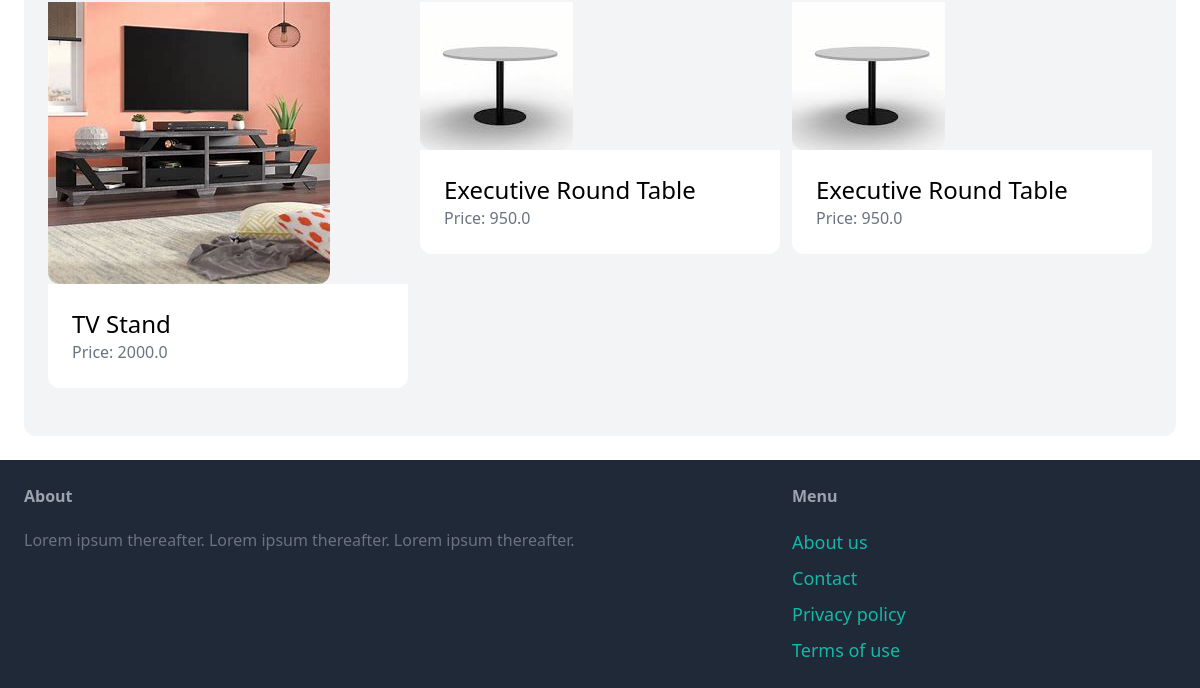
Before: /item/3/ (lower part) with the older database file.
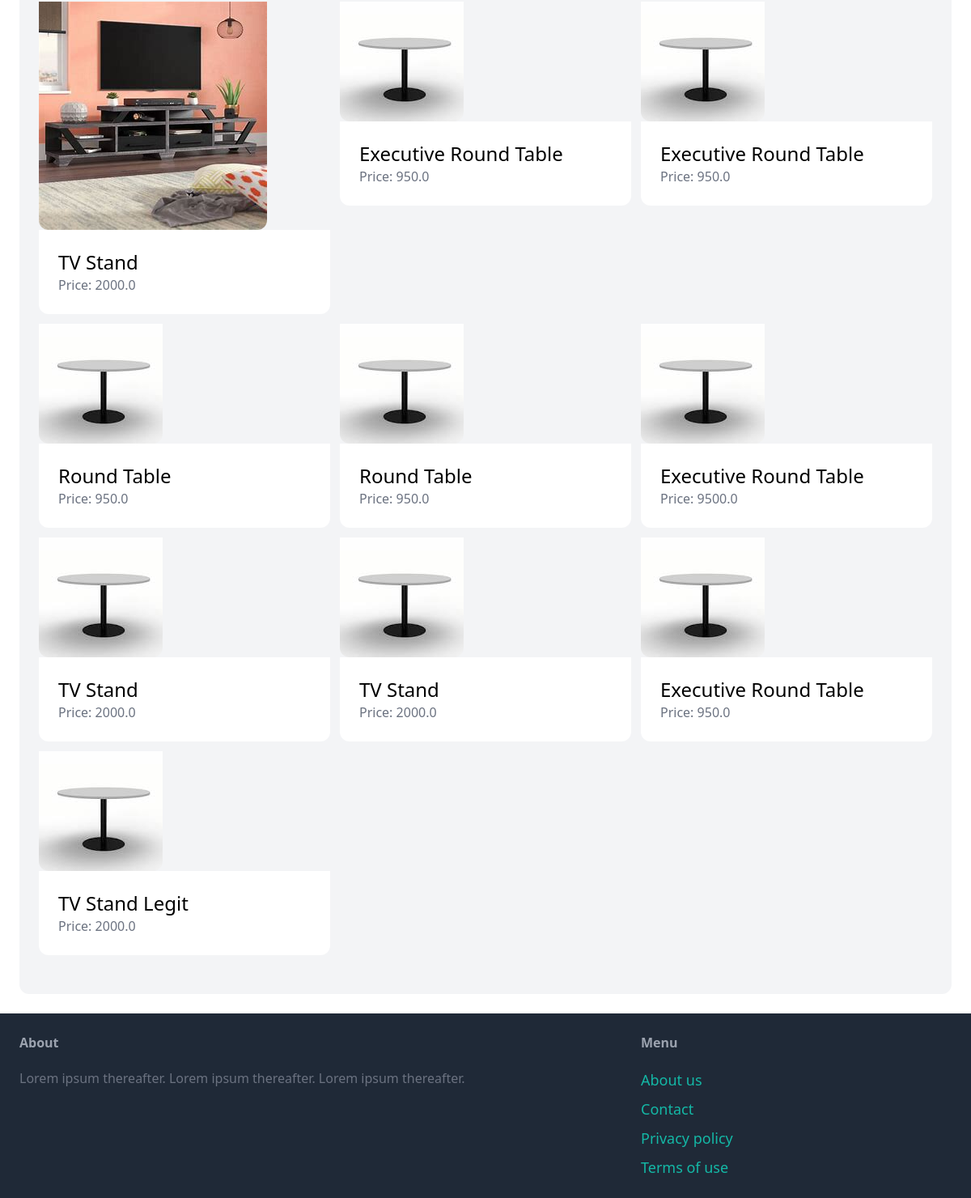
After: the same page with the newer database file.
### item/models.py (models this page shows, shortened)
class Item(models.Model):
    category = models.ForeignKey(Category, related_name='items', on_delete=models.CASCADE)
    name = models.CharField(max_length=255)
    description = models.TextField(blank=True, null=True)
    price = models.FloatField()
    image = models.ImageField(upload_to='item_images', blank=True, null=True, default='item/round_table.jpg')
    is_sold = models.BooleanField(default=False)
    created_by = models.ForeignKey(User, related_name='items', on_delete=models.CASCADE)
    created_at = models.DateTimeField(auto_now_add=True)
    class Meta:
        verbose_name_plural = 'Items'

### item/views.py (the view)
# urls.py: path('<int:pk>/', views.detail, name='detail'),
def detail(request, pk):
    item = get_object_or_404(Item, pk=pk)
    related_items = Item.objects.filter(category=item.category, is_sold=False).exclude(pk=pk)
    return render(request, 'item/detail.html', {
        'item': item,
        'related_items': related_items
    })

### item/templates/item/detail.html (shortened to what this page needs)
{% extends 'core/base.html' %}
{% load static %}
{% block content %}
{% if related_items %}
<div class="mt-6 px-6 py-12 bg-gray-100 rounded-xl">
        <div class="grid grid-cols-3 gap-3">
            {% for item in related_items %}
                <div>
                    <a href="{% url 'item:detail' item.id %}">
                        <div>
                            {% if item.image %}
                                <img src="{{ item.image.url }}" class="rounded-b-xl">
                            {% else %}
                                <img src="{% static 'item/round_table.jpg' %}" alt="Placeholder image" class="rounded-b-xl">
                            {% endif %}
                        </div>
                        <div class="p-6 bg-white rounded-b-xl">
                            <h2 class="text-2xl">{{ item.name }}</h2>
                            <p class="text-gray-500">Price: {{ item.price }}</p>
                        </div>
                    </a>
                </div>
            {% endfor %}
        </div>
    </div>
{% endif %}
{% endblock %}

Changed rows visible on the page:
added Item: name "Round Table", price "950.0"
added Item: name "Round Table", price "950.0"
added Item: name "Executive Round Table", price "9500.0"
added Item: name "TV Stand", price "2000.0"
added Item: name "TV Stand", price "2000.0"
added Item: name "Executive Round Table", price "950.0"
added Item: name "TV Stand Legit", price "2000.0"
